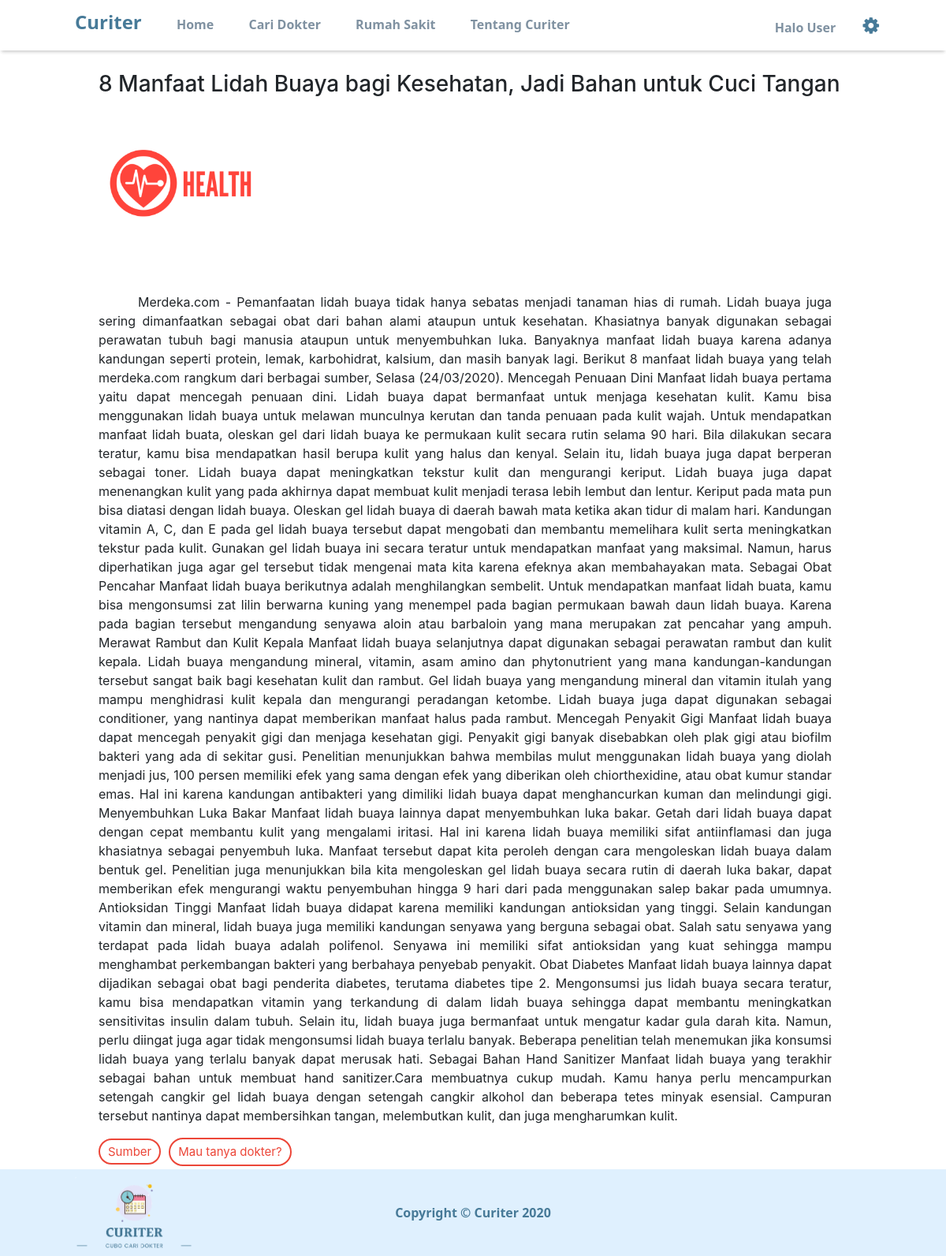
/home/artikel_user/8, run on the app's committed database.
### tables this page shows
CREATE TABLE `artikel` (
  `id_artikel` int(11) NOT NULL,
  `kategori_artikel` varchar(100) NOT NULL,
  `judul_artikel` varchar(100) NOT NULL,
  `konten_artikel` text NOT NULL,
  `sumber_artikel` varchar(200) NOT NULL,
  `gambar_artikel` varchar(120) NOT NULL
);

### application/controllers/home.php (called while the page is built, shortened)
<?php
class Home extends CI_Controller {
    public function __construct(){
        $this->load->library('form_validation');
        $this->load->library('session');
        $this->load->model('m_user');
        $this->load->library('typography');
    }
  public function artikel_user($id)
  {
    $artikel = $this->db->get_where('artikel',array("id_artikel"=>$id))->row_array();
    $data['title'] = "Curiter | ".$artikel['judul_artikel'];
    $data['artikel'] = $artikel;
    $this->load->view('welcome_header_page',$data);
    $this->load->view('v_article_user',$data);
    $this->load->view('footer_page');
  }
}

### index.php (called while the page is built, shortened)
<?php
require_once BASEPATH.'core/CodeIgniter.php';

### application/views/v_article_user.php (the view, shortened to what this page needs)
<!DOCTYPE html>
<html lang="en" dir="ltr">
  <head>
  </head>
  <body>
  <div class="container">
    <h3 class="judulartikel"> <?= $artikel['judul_artikel']?> </h3>
    <img class="card-img-top w-40" src="<?php echo base_url(); ?>/assets/artikel/<?= $artikel['gambar_artikel']?>" alt="">
    <p class="konten-artikel"><?=$artikel['konten_artikel']?></p>
    <table>
      <tr>
      <a class="konten-artikel" id="button_artikel" style="margin-left: 50px;" href="<?=$artikel['sumber_artikel']?>">Sumber</a>
    </tr>
    <tr>
      <a class="a_tanya" href="<?= base_url('caridokter/')?>"><button type="button" id="button_artikel">Mau tanya dokter?</button></a>
    </tr>
    </table>
  </div>
  </body>
</html>

### application/views/v_article_user.php (style rules this page uses)
.judulartikel { margin-top: 90px; margin-bottom: 10px; margin-left: 50px; }
.konten-artikel { margin-top: 50px; margin-left: 50px; text-align: justify; text-justify: inter-word; margin-right: 70px; text-indent: 50px; }
#button_artikel { background-color: #FFFFFF; color: #ec4638; border: 2px solid #ec4638; padding: 5px 10px; margin: 0px 0px 4px 0px; font-size: 15px; border-radius: 50px; margin-right: 10px; }
.a_tanya { text-decoration: none; color: #ec4638; }

### data on the page
artikel: judul_artikel "8 Manfaat Lidah Buaya bagi Kesehatan, Jadi Bahan untuk Cuci Tangan", gambar_artikel (picture), konten_artikel "Merdeka.com - Pemanfaatan lidah buaya tidak hanya sebatas menjadi tanaman hias di rumah. Lidah buaya juga sering dimanfaatkan sebagai obat dari bahan alami ataupun untuk kesehatan. Khasiatnya banyak digunakan sebagai perawatan tubuh bagi manusia ataupun untuk menyembuhkan luka. Banyaknya manfaat lidah buaya karena adanya kandungan seperti protein, lemak, karbohidrat, kalsium, dan masih banyak lagi. Berikut 8 manfaat lidah buaya yang telah merdeka.com rangkum dari berbagai sumber, Selasa (24/03/2020). Mencegah Penuaan Dini Manfaat lidah buaya pertama yaitu dapat mencegah penuaan dini. Lidah buaya dapat bermanfaat untuk menjaga kesehatan kulit. Kamu bisa menggunakan lidah buaya untuk melawan…"
